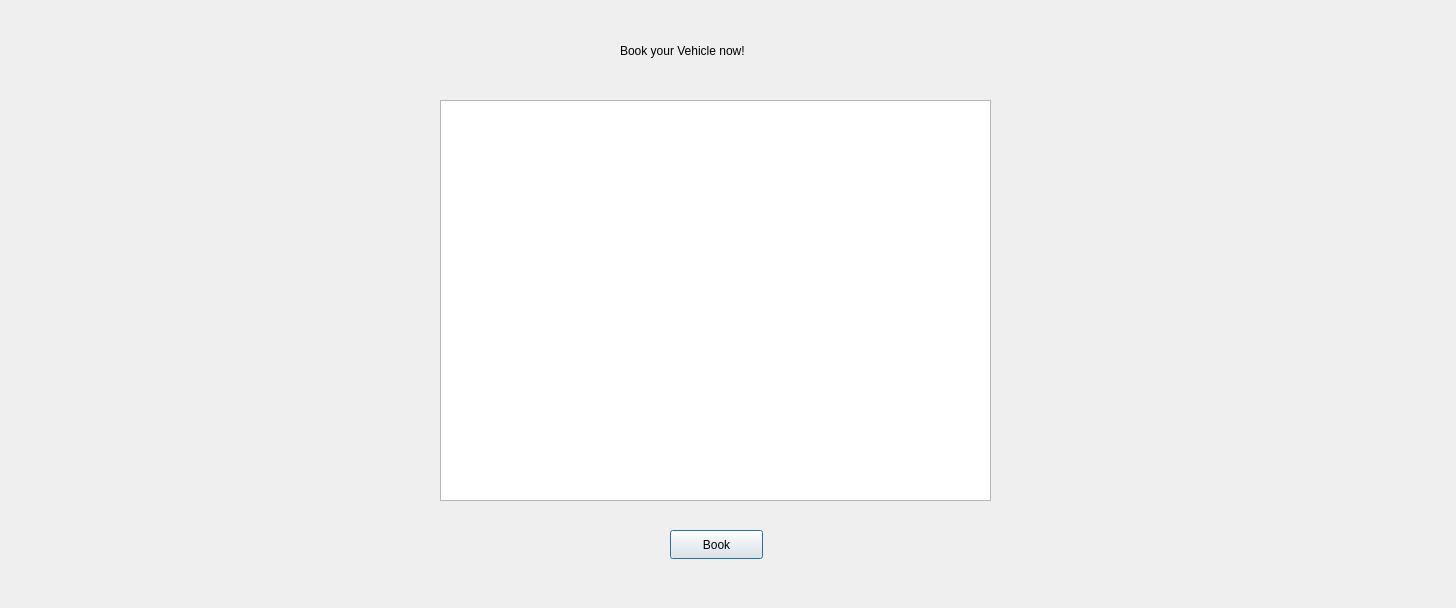
<?xml version="1.0" encoding="UTF-8"?>
<ui version="4.0">
 <class>bookvehicle</class>
 <widget class="QDialog" name="bookvehicle">
  <property name="geometry">
   <rect>
    <x>0</x>
    <y>0</y>
    <width>1456</width>
    <height>608</height>
   </rect>
  </property>
  <property name="windowTitle">
   <string>Dialog</string>
  </property>
  <widget class="QTableWidget" name="tableVehicle">
   <property name="geometry">
    <rect>
     <x>440</x>
     <y>100</y>
     <width>551</width>
     <height>401</height>
    </rect>
   </property>
  </widget>
  <widget class="QPushButton" name="btnBook">
   <property name="geometry">
    <rect>
     <x>670</x>
     <y>530</y>
     <width>93</width>
     <height>29</height>
    </rect>
   </property>
   <property name="text">
    <string>Book</string>
   </property>
  </widget>
  <widget class="QLabel" name="label">
   <property name="geometry">
    <rect>
     <x>620</x>
     <y>30</y>
     <width>201</width>
     <height>41</height>
    </rect>
   </property>
   <property name="text">
    <string>Book your Vehicle now!</string>
   </property>
  </widget>
 </widget>
 <resources/>
 <connections/>
</ui>
